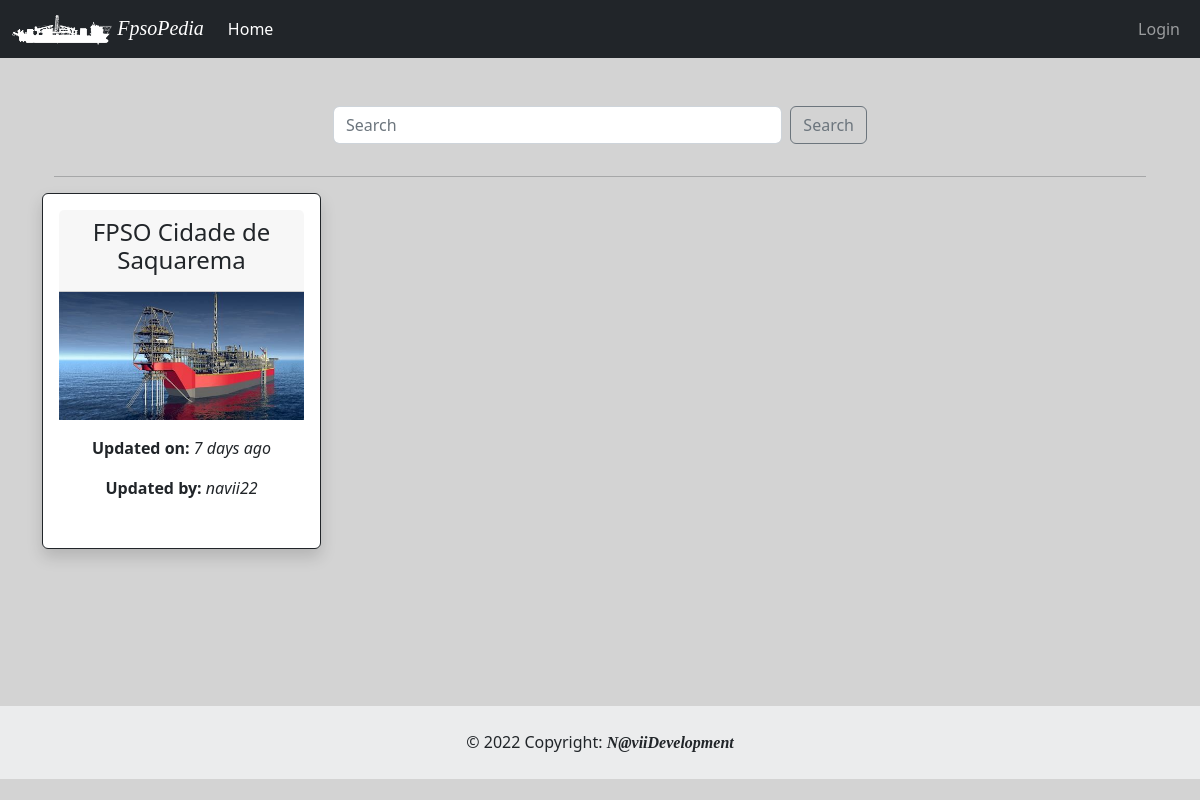
/index, run on the app's committed database.
### App/models.py (models this page shows, shortened)
class Fpso(db.Model):
    id = db.Column(db.Integer, primary_key=True)
    fpso_owner = db.Column(db.String, index=True, default="None")
    timestamp = db.Column(db.DateTime, default=datetime.utcnow)
    fpso_name = db.Column(db.String, unique=True, index=True)
    fpso_basin = db.Column(db.String, default="None", nullable = True)
    fpso_img_name = db.Column(db.String, default="default_fpso_card")
    fpso_remarks = db.Column(db.String, default="None")
    fpso_psn_lat_deg = db.Column(db.String, nullable = True)
    fpso_psn_lat_min = db.Column(db.String, nullable = True)
    fpso_psn_lat_sec = db.Column(db.String, nullable = True)
    fpso_psn_lat_NS = db.Column(db.String, default="S", nullable = True)
    fpso_psn_long_deg = db.Column(db.String, nullable = True)
    fpso_psn_long_min = db.Column(db.String, nullable = True)
    fpso_psn_long_sec = db.Column(db.String, nullable = True)
    fpso_psn_long_WE = db.Column(db.String, default="W", nullable = True)
    fpso_hdg = db.Column(db.String, nullable = True)
    fpso_disch_rate = db.Column(db.String, nullable = True)
    fpso_vhf = db.Column(db.String, default="None", nullable = True)
    fpso_email_1 = db.Column(db.String, default="fpso@example.com", nullable = True)
    fpso_email_2 = db.Column(db.String, default="fpso@example.com", nullable = True)
    fpso_email_3 = db.Column(db.String, default="fpso@example.com", nullable = True)
    fpso_email_4 = db.Column(db.String, default="fpso@example.com", nullable = True)
    fpso_email_5 = db.Column(db.String, default="fpso@example.com", nullable = True)
    cargo_name = db.Column(db.String, nullable = True)
    cargo_API = db.Column(db.String, nullable = True)
    cargo_dens = db.Column(db.String, nullable = True)
    cargo_temp = db.Column(db.String, nullable = True)
    cargo_bsw = db.Column(db.String, nullable = True)
    cargo_line_displ_fwd = db.Column(db.String, nullable = True)
    cargo_Hose_Flush_fwd = db.Column(db.String, nullable = True)
    cargo_line_displ_aft = db.Column(db.String, nullable = True)
    cargo_Hose_Flush_aft = db.Column(db.String, nullable = True)
    cargo_info = db.Column(db.String, nullable = True)
    darps_ID_fwd = db.Column(db.String, nullable = True)
    darps_1_tdma_fwd = db.Column(db.String, nullable = True)
    darps_2_tdma_fwd = db.Column(db.String, nullable = True)
    darps_info_fwd = db.Column(db.String, nullable = True)
    darps_1_ts_fwd = db.Column(db.String, nullable = True)
    darps_2_ts_fwd= db.Column(db.String, nullable = True)
    darps_ID_aft = db.Column(db.String, nullable = True)
    darps_1_tdma_aft = db.Column(db.String, nullable = True)
    darps_2_tdma_aft = db.Column(db.String, nullable = True)
    darps_info_aft = db.Column(db.String, nullable = True)
    darps_1_ts_aft = db.Column(db.String, nullable = True)
    darps_2_ts_aft= db.Column(db.String, nullable = True)
    artemis_address_code_fwd = db.Column(db.String, nullable = True)
    artemis_freq_pair_fwd = db.Column(db.String, nullable = True)
    artemis_info_fwd = db.Column(db.String, nullable = True)
    fanbeam_info_fwd = db.Column(db.String, nullable = True)
    radius_info_fwd = db.Column(db.String, nullable = True)
    artemis_address_code_aft = db.Column(db.String, nullable = True)
    artemis_freq_pair_aft = db.Column(db.String, nullable = True)
    artemis_info_aft = db.Column(db.String, nullable = True)
    fanbeam_info_aft = db.Column(db.String, nullable = True)
    radius_info_aft = db.Column(db.String, nullable = True)

### App/routes.py (the view)
@app.route('/', methods=['GET', 'POST'])
@app.route('/index', methods=['GET', 'POST'])
def index():
    form = SearchForm()
    if form.validate_on_submit():
        search_for=form.search_for.data
        return redirect(url_for('search', fpso = search_for))
    fpso = Fpso.query.order_by(Fpso.fpso_name).all()
    return render_template('index.html', title="Home", fpsos=fpso, form=form)

### App/forms.py
class SearchForm(FlaskForm):
    search_for = StringField('search for', validators=[DataRequired()])
    submit = SubmitField('Search')

### App/templates/index.html (shortened to what this page needs)
{% extends "base.html" %}
{% set active_page = 'index' %}
{% block content %}
<div class="container">
    <div class="row justify-content-center">
        <form class="d-flex col col-lg-6 mb-3" method="post" role="search">
            {{ form.search_for(class="form-control me-2", placeholder='Search') }}
            {{ form.submit(class="btn btn-outline-secondary") }}
        </form>
    </div>
    <hr>
    <div class="row">
        {% if fpsos %}
            {% for fpso in fpsos %}
             {% include '_fpso.html' %}
            {% endfor %}
        {% else %}
            <p class="text-center text-muted">There no FPSO to dispaly!!!</p>
        {% endif %}
    </div>
</div>
{% endblock %}

### App/templates/_fpso.html (shortened to what this page needs)
{% set logo = fpso.fpso_img_name %}
<div class="card border-dark mb-3 col-12 col-lg-3 shadow p-3 bg-body rounded">
  <div class="card-header ">
    <h4>{{ fpso.fpso_name }}</h4>
  </div>
    <div class="row">
      <img src="{{ url_for('static', filename='img/{}.jpg'.format(logo)) }}" class="rounded float-start" alt="FPSO Image">
      <div class="col">
        <div class="card-body text-dark">
        <p class="card-text"><b>Updated on:</b> <em>{{ moment(fpso.timestamp).fromNow(refresh=True) }}</em></p>
        <p class="card-text"><b>Updated by:</b>  <em>{{ fpso.fpso_owner }}</em></p>
      </div>
    </div>
  </div>
</div>

### App/static/css/style.css (style rules this page uses)
body { background-color: lightgray; }

### data on the page
Fpso: fpso_name "FPSO Cidade de Saquarema", fpso_img_name (placeholder picture), timestamp "7 days ago", fpso_owner "navii22"
